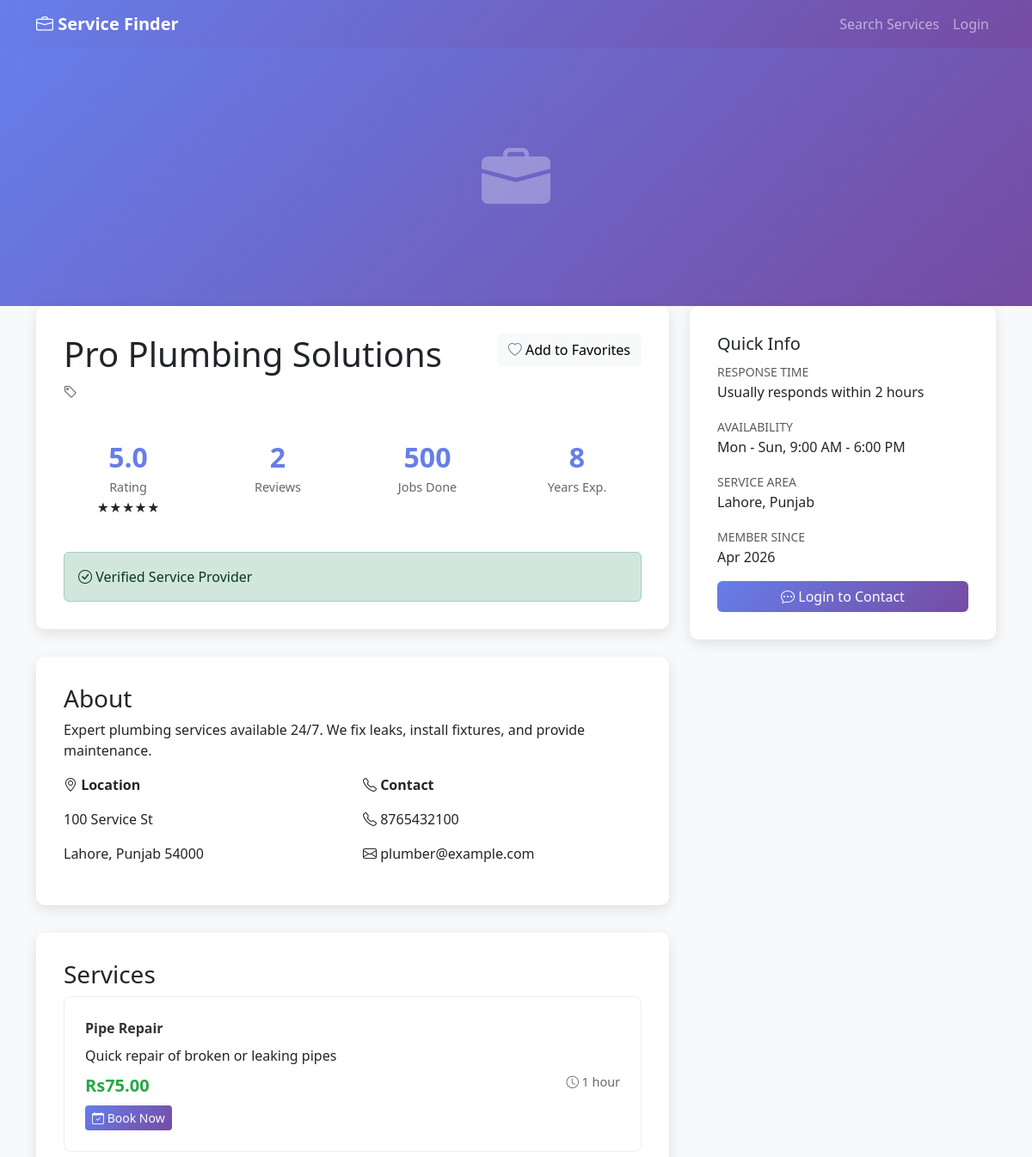
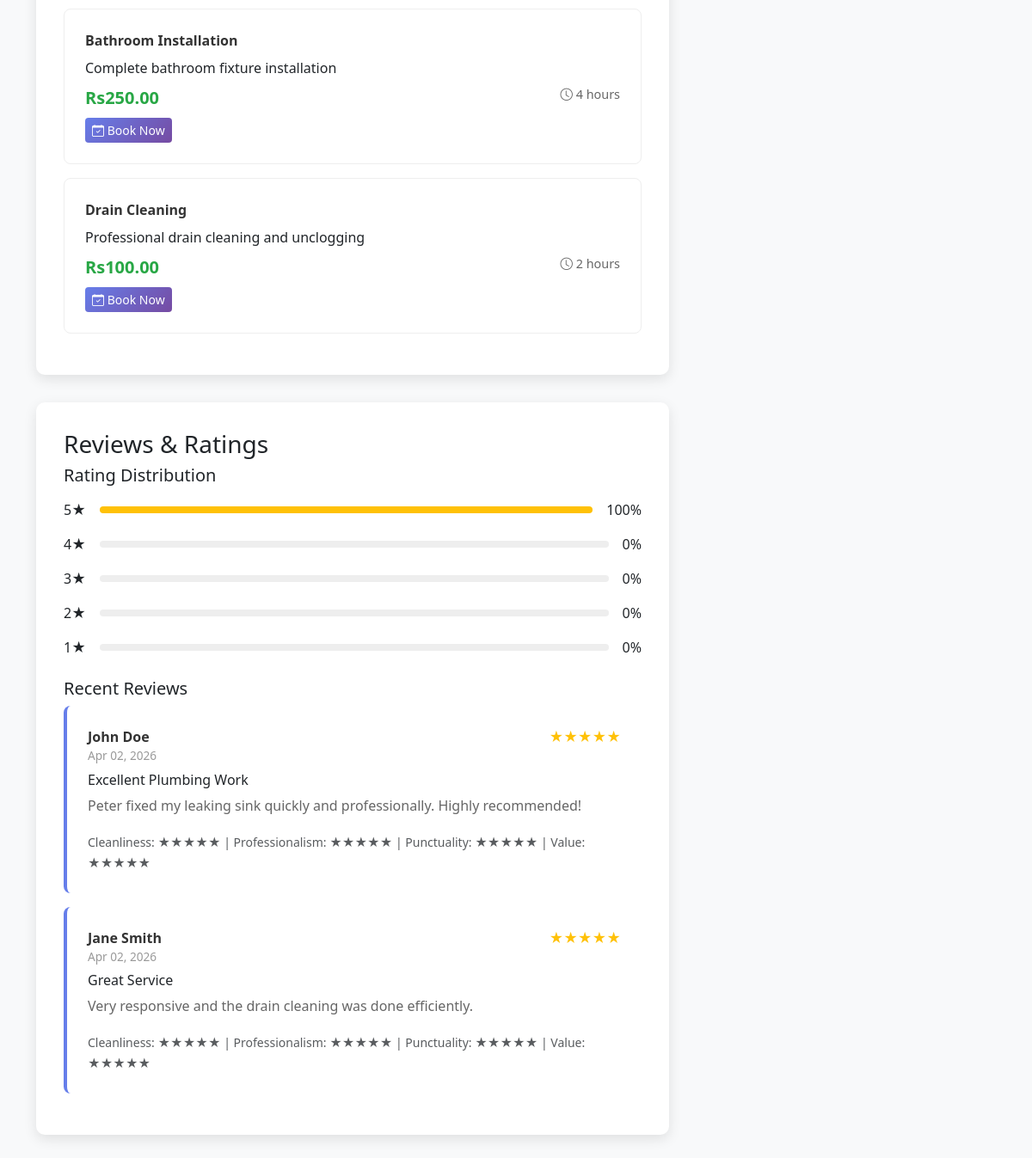
The page /provider-profile.php?id=1 on the database its author committed (2 pictures, top to bottom).
### tables this page shows
CREATE TABLE service_providers (
    provider_id INT PRIMARY KEY AUTO_INCREMENT,
    user_id INT NOT NULL UNIQUE,
    business_name VARCHAR(150) NOT NULL,
    business_description TEXT,
    category_id INT NOT NULL,
    business_phone VARCHAR(15),
    business_email VARCHAR(100),
    website VARCHAR(255),
    business_address TEXT,
    business_city VARCHAR(100),
    business_state VARCHAR(100),
    business_zip VARCHAR(10),
    latitude DECIMAL(10, 8),
    longitude DECIMAL(11, 8),
    years_of_experience INT,
    average_rating DECIMAL(3, 2) DEFAULT 0.00,
    total_reviews INT DEFAULT 0,
    total_jobs_completed INT DEFAULT 0,
    is_verified BOOLEAN DEFAULT FALSE,
    is_active BOOLEAN DEFAULT TRUE,
    profile_image VARCHAR(255),
    cover_image VARCHAR(255),
    created_at TIMESTAMP DEFAULT CURRENT_TIMESTAMP,
    updated_at TIMESTAMP DEFAULT CURRENT_TIMESTAMP ON UPDATE CURRENT_TIMESTAMP,
    FOREIGN KEY (user_id) REFERENCES users(user_id) ON DELETE CASCADE,
    FOREIGN KEY (category_id) REFERENCES service_categories(category_id),
    INDEX idx_category (category_id),
    INDEX idx_city (business_city),
    INDEX idx_rating (average_rating)
);

CREATE TABLE users (
    user_id INT PRIMARY KEY AUTO_INCREMENT,
    username VARCHAR(100) UNIQUE NOT NULL,
    email VARCHAR(100) UNIQUE NOT NULL,
    password VARCHAR(255) NOT NULL,
    first_name VARCHAR(100),
    last_name VARCHAR(100),
    phone VARCHAR(15),
    address TEXT,
    city VARCHAR(100),
    state VARCHAR(100),
    zip_code VARCHAR(10),
    profile_image VARCHAR(255),
    user_type ENUM('customer', 'service_provider') DEFAULT 'customer',
    is_verified BOOLEAN DEFAULT FALSE,
    created_at TIMESTAMP DEFAULT CURRENT_TIMESTAMP,
    updated_at TIMESTAMP DEFAULT CURRENT_TIMESTAMP ON UPDATE CURRENT_TIMESTAMP
);

CREATE TABLE services (
    service_id INT PRIMARY KEY AUTO_INCREMENT,
    provider_id INT NOT NULL,
    service_name VARCHAR(150) NOT NULL,
    service_description TEXT,
    category_id INT NOT NULL,
    price DECIMAL(10, 2),
    duration_hours INT,
    is_available BOOLEAN DEFAULT TRUE,
    service_image VARCHAR(255),
    created_at TIMESTAMP DEFAULT CURRENT_TIMESTAMP,
    updated_at TIMESTAMP DEFAULT CURRENT_TIMESTAMP ON UPDATE CURRENT_TIMESTAMP,
    FOREIGN KEY (provider_id) REFERENCES service_providers(provider_id) ON DELETE CASCADE,
    FOREIGN KEY (category_id) REFERENCES service_categories(category_id),
    INDEX idx_provider (provider_id),
    INDEX idx_category (category_id)
);

CREATE TABLE reviews (
    review_id INT PRIMARY KEY AUTO_INCREMENT,
    booking_id INT NOT NULL UNIQUE,
    user_id INT NOT NULL,
    provider_id INT NOT NULL,
    rating INT NOT NULL CHECK(rating >= 1 AND rating <= 5),
    review_title VARCHAR(150),
    review_text TEXT,
    cleanliness_rating INT,
    professionalism_rating INT,
    punctuality_rating INT,
    value_for_money_rating INT,
    helpful_count INT DEFAULT 0,
    is_verified BOOLEAN DEFAULT TRUE,
    created_at TIMESTAMP DEFAULT CURRENT_TIMESTAMP,
    updated_at TIMESTAMP DEFAULT CURRENT_TIMESTAMP ON UPDATE CURRENT_TIMESTAMP,
    FOREIGN KEY (booking_id) REFERENCES bookings(booking_id) ON DELETE CASCADE,
    FOREIGN KEY (user_id) REFERENCES users(user_id) ON DELETE CASCADE,
    FOREIGN KEY (provider_id) REFERENCES service_providers(provider_id) ON DELETE CASCADE,
    INDEX idx_provider (provider_id),
    INDEX idx_rating (rating),
    INDEX idx_created_at (created_at)
);

### provider-profile.php (the view, shortened to what the rows shown need)
<?php
include 'database_connection.php';
include 'helpers.php';
$provider_id = intval($_GET['id'] ?? 0);
$provider = getProviderProfile($conn, $provider_id);
$services = getServicesByProvider($conn, $provider_id);
$reviewQuery = "SELECT r.*, u.first_name, u.last_name
                FROM reviews r
                JOIN users u ON r.user_id = u.user_id
                WHERE r.provider_id = ?
                ORDER BY r.created_at DESC
                LIMIT 10";
$reviews = getMultipleResults($conn, $reviewQuery, 'i', [$provider_id]);
?>
<!DOCTYPE html>
<html lang="en">
<head>
    <link href="https://cdn.jsdelivr.net/npm/bootstrap@5.3.0/dist/css/bootstrap.min.css" rel="stylesheet">
    <link rel="stylesheet" href="https://cdn.jsdelivr.net/npm/bootstrap-icons@1.11.0/font/bootstrap-icons.css">
</head>
<body>
    <div class="container">
        <div class="row">
            <div class="col-lg-8">
                <div class="provider-info-card">
                    <div class="d-flex justify-content-between align-items-start mb-3">
                        <div>
                            <h1><?php echo htmlspecialchars($provider['business_name']); ?></h1>
                            <p class="text-muted mb-2">
                                <i class="bi bi-tag"></i> <?php echo htmlspecialchars($provider['category_name']); ?>
                            </p>
                        </div>
                    </div>
                    <div class="row mb-4">
                        <div class="col-md-3">
                            <div class="stat-item">
                                <div class="stat-value"><?php echo $provider['total_jobs_completed']; ?></div>
                                <div class="stat-label">Jobs Done</div>
                            </div>
                        </div>
                        <div class="col-md-3">
                            <div class="stat-item">
                                <div class="stat-value"><?php echo $provider['years_of_experience']; ?></div>
                                <div class="stat-label">Years Exp.</div>
                            </div>
                        </div>
                    </div>
                </div>
                <div class="provider-info-card">
                    <h3>About</h3>
                    <p><?php echo htmlspecialchars($provider['business_description']); ?></p>
                    <div class="row mt-3">
                        <div class="col-md-6">
                            <p><strong><i class="bi bi-geo-alt"></i> Location</strong></p>
                            <p><?php echo htmlspecialchars($provider['business_address']); ?></p>
                            <p><?php echo htmlspecialchars($provider['city']); ?>, <?php echo htmlspecialchars($provider['state']); ?> <?php echo htmlspecialchars($provider['business_zip']); ?></p>
                        </div>
                        <div class="col-md-6">
                            <p><strong><i class="bi bi-telephone"></i> Contact</strong></p>
                            <p><i class="bi bi-telephone"></i> <?php echo htmlspecialchars($provider['business_phone']); ?></p>
                            <p><i class="bi bi-envelope"></i> <?php echo htmlspecialchars($provider['business_email']); ?></p>
                        </div>
                    </div>
                </div>
                <div class="provider-info-card">
                    <?php if (count($services) > 0): ?>
                        <?php foreach ($services as $service): ?>
                            <div class="service-card">
                                <div class="service-name"><?php echo htmlspecialchars($service['service_name']); ?></div>
                                <p class="mb-2"><?php echo htmlspecialchars($service['service_description']); ?></p>
                                <div class="row">
                                    <div class="col-md-6">
                                        <div class="service-price"><?php echo formatCurrency($service['price']); ?></div>
                                    </div>
                                    <div class="col-md-6 text-end">
                                        <div class="service-duration">
                                            <i class="bi bi-clock"></i> <?php echo formatDuration($service['duration_hours']); ?>
                                        </div>
                                    </div>
                                </div>
                                <button class="btn btn-sm btn-book mt-2" onclick="bookService(<?php echo $service['service_id']; ?>, '<?php echo htmlspecialchars($service['service_name']); ?>')">
                                    <i class="bi bi-calendar-check"></i> Book Now
                                </button>
                            </div>
                        <?php endforeach; ?>
                    <?php else: ?>
                        <p class="text-muted">No services available at the moment.</p>
                    <?php endif; ?>
                </div>
                <div class="provider-info-card">
                    <?php if ($provider['total_reviews'] > 0): ?>
                        <?php foreach ($reviews as $review): ?>
                            <div class="review-card">
                                <div class="review-header">
                                    <div>
                                        <div class="review-author"><?php echo htmlspecialchars($review['first_name'] . ' ' . $review['last_name']); ?></div>
                                        <div class="review-date"><?php echo formatDate($review['created_at']); ?></div>
                                    </div>
                                    <div class="review-rating"><?php echo getStarRating($review['rating']); ?></div>
                                </div>
                                <h6><?php echo htmlspecialchars($review['review_title']); ?></h6>
                                <p class="review-text"><?php echo htmlspecialchars($review['review_text']); ?></p>
                                <?php if ($review['cleanliness_rating']): ?>
                                    <small class="text-muted">
                                        Cleanliness: <?php echo getStarRating($review['cleanliness_rating']); ?> |
                                        Professionalism: <?php echo getStarRating($review['professionalism_rating']); ?> |
                                        Punctuality: <?php echo getStarRating($review['punctuality_rating']); ?> |
                                        Value: <?php echo getStarRating($review['value_for_money_rating']); ?>
                                    </small>
                                <?php endif; ?>
                            </div>
                        <?php endforeach; ?>
                    <?php else: ?>
                        <p class="text-muted">No reviews yet. Be the first to review this provider!</p>
                    <?php endif; ?>
                </div>
            </div>
            <div class="col-lg-4">
                <div class="provider-info-card sticky-top" style="top: 20px;">
                    <div class="mb-3">
                        <small class="text-muted">SERVICE AREA</small>
                        <div><?php echo htmlspecialchars($provider['city']); ?>, <?php echo htmlspecialchars($provider['state']); ?></div>
                    </div>
                    <div class="mb-3">
                        <small class="text-muted">MEMBER SINCE</small>
                        <div><?php echo formatDate($provider['created_at'], 'M Y'); ?></div>
                    </div>
                </div>
            </div>
        </div>
    </div>
</body>
</html>

### rows shown on the page
service_providers: business_name "Pro Plumbing Solutions", total_jobs_completed "500", years_of_experience "8", business_description "Expert plumbing services available 24/7. We fix leaks, install fixtures, and provide maintenance.", business_address "100 Service St", user.city "Lahore", user.state "Punjab", business_zip "54000", business_phone "8765432100", business_email "plumber@example.com", created_at "Apr 2026"
services: service_name "Pipe Repair", service_description "Quick repair of broken or leaking pipes", price "Rs75.00", duration_hours "1 hour"
services: service_name "Bathroom Installation", service_description "Complete bathroom fixture installation", price "Rs250.00", duration_hours "4 hours"
services: service_name "Drain Cleaning", service_description "Professional drain cleaning and unclogging", price "Rs100.00", duration_hours "2 hours"
reviews: user.last_name "John Doe", created_at "Apr 02, 2026", rating "★★★★★", review_title "Excellent Plumbing Work", review_text "Peter fixed my leaking sink quickly and professionally. Highly recommended!", cleanliness_rating "★★★★★", professionalism_rating "★★★★★", punctuality_rating "★★★★★", value_for_money_rating "★★★★★"
reviews: user.last_name "Jane Smith", created_at "Apr 02, 2026", rating "★★★★★", review_title "Great Service", review_text "Very responsive and the drain cleaning was done efficiently.", cleanliness_rating "★★★★★", professionalism_rating "★★★★★", punctuality_rating "★★★★★", value_for_money_rating "★★★★★"

### other values the page prints
$provider['avg_rating'] "5.0"
getStarRating($provider['avg_rating']) "★★★★★"
$provider['total_reviews'] "2"
$percentage "100"
$percentage "0"
